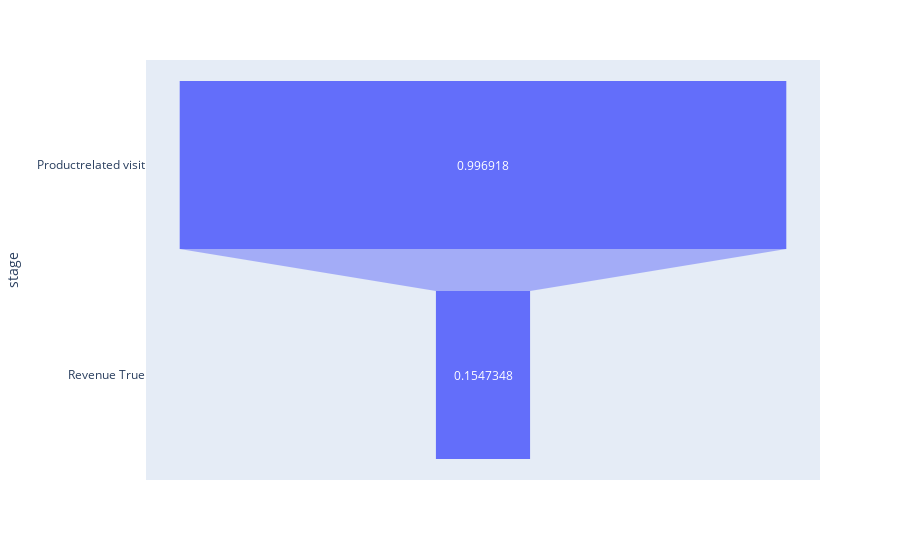

The code cell stored with this chart in its notebook:
### Code cell
data = df[df['productrelated'] > 0]

prod_visit = data.shape[0] / df.shape[0]
revenue_true = data['revenue'].sum() / data.shape[0]

data = dict(
    number=[prod_visit, revenue_true],
    stage=['Productrelated visit', 'Revenue True'])
fig = px.funnel(data, x='number', y='stage')
fig.show();

### Figure 1 — Plotly figure (JSON) as saved in the notebook; plotly's stock layout.template omitted (floating-point values rounded to 4 significant figures)
{"data": [{"hovertemplate": "number=%{x}<br>stage=%{y}<extra></extra>", "legendgroup": "", "marker": {"color": "#636efa"}, "name": "", "orientation": "h", "showlegend": false, "type": "funnel", "x": [0.9969, 0.1547], "xaxis": "x", "y": ["Productrelated visit", "Revenue True"], "yaxis": "y"}], "layout": {"autosize": true, "legend": {"tracegroupgap": 0}, "margin": {"t": 60}, "xaxis": {"anchor": "y", "autorange": true, "domain": [0, 1], "range": [-0.5538, 0.5538], "title": {"text": "number"}, "type": "linear"}, "yaxis": {"anchor": "x", "autorange": true, "domain": [0, 1], "range": [1.5, -0.5], "title": {"text": "stage"}, "type": "category"}}}
